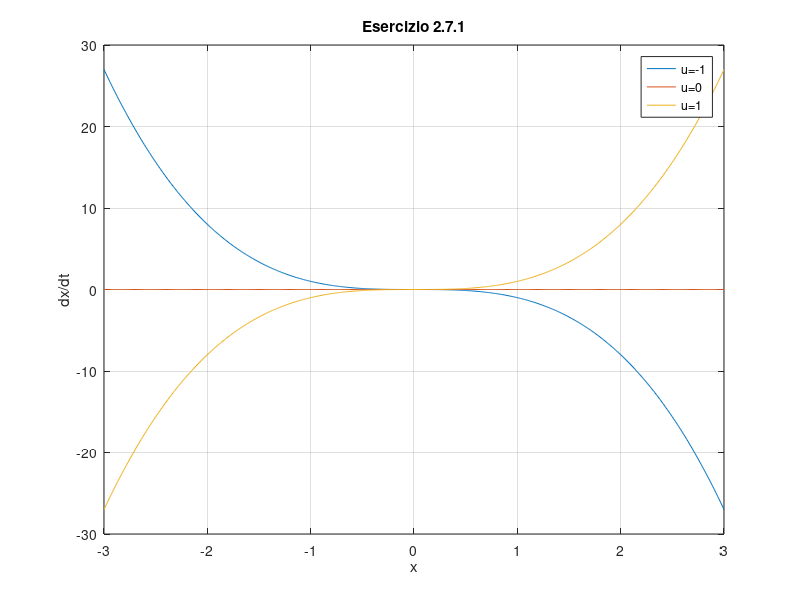
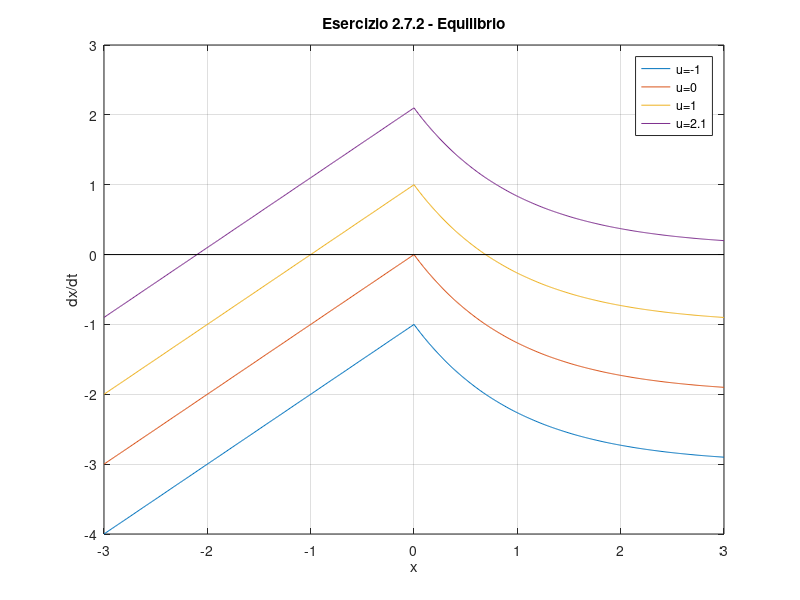
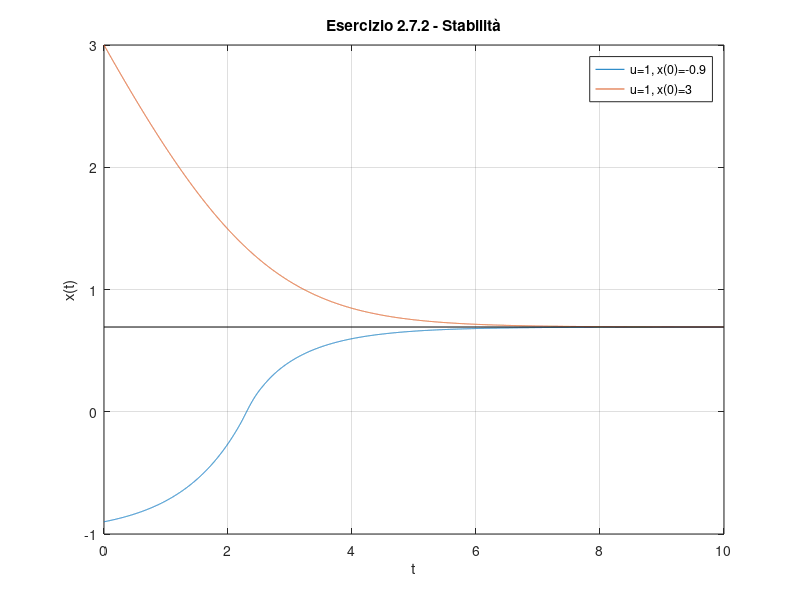
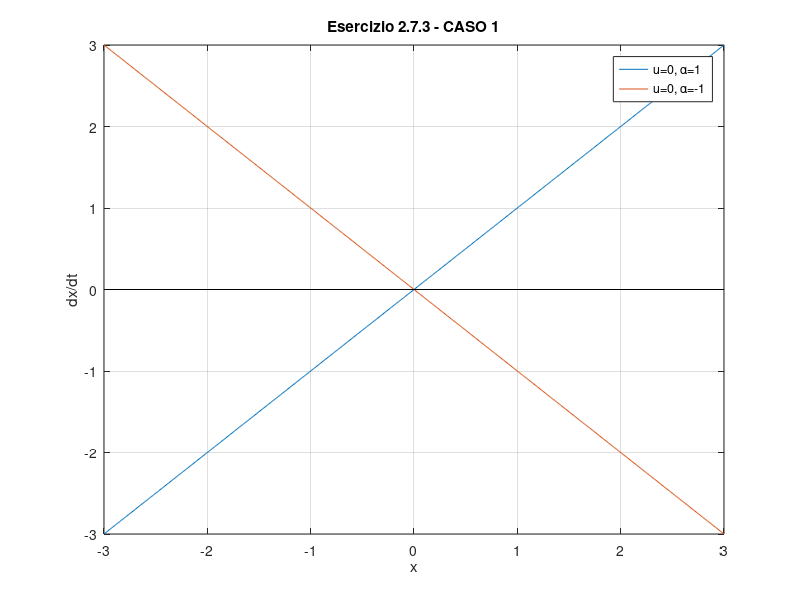

Reproduce these figures in MATLAB, in order.
function Esercizio2_7()
  close all
  clear all
  clc
  % Si determinino gli stati di equilibrio e le corrispondneti proprietà di
  % stabilità per i sistemi di ordine 1 con le equazioni di stato seguenti al
  % variare di u(t) = ubar

  % Primo punto
  Esercizio2_7_1()

  % Secondo punto
  Esercizio2_7_2()

  % Terzo punto
  Esercizio2_7_3()

endfunction

function Esercizio2_7_1()
  clear all
  % Per determinare gli stati di equilibrio, analizzo al variare di x
  % Poneno 0 = ubar * xbar^3
  %   - per u = 0 tutti gli stati sono in equilibrio stabile
  %   - per u < 0, x = 0 è punto di equilibrio. Dato il segno di xdot sappiamo
  %     che è globalmente asintoticamente stabile
  %   - per u > 0, x = 0 è punto di equilibrio instabile
  dx = 0.01;
  x = -3:dx:3;
  u1 = -1*ones(size(x));
  u2 = zeros(size(x));
  u3 = 1*ones(size(x));
  xdot1 = u1.*(x.^3);
  xdot2 = u2.*(x.^3);
  xdot3 = u3.*(x.^3);
  figure
  plot(x,xdot1,';u=-1;',x,xdot2,';u=0;',x,xdot3,';u=1;');
  grid
  xlabel('x')
  ylabel('dx/dt')
  title('Esercizio 2.7.1')

endfunction

function Esercizio2_7_2()
  clear all
  % Per determinare gli stati di equilibrio, analizzo al variare di x
  dx = 0.01;
  x_neg = -3:dx:0;
  x_pos = dx:dx:3;
  x = [x_neg x_pos];
  u1_neg = -1*ones(size(x_neg));
  u2_neg = zeros(size(x_neg));
  u3_neg = 1*ones(size(x_neg));
  u4_neg = 2.1*ones(size(x_neg));
  u1_pos = -1*ones(size(x_pos));
  u2_pos = zeros(size(x_pos));
  u3_pos = 1*ones(size(x_pos));
  u4_pos = 2.1*ones(size(x_pos));

  xdot1 = [u1_neg+x_neg, u1_pos-2*(1-exp(-x_pos))];
  xdot2 = [u2_neg+x_neg, u2_pos-2*(1-exp(-x_pos))];
  xdot3 = [u3_neg+x_neg, u3_pos-2*(1-exp(-x_pos))];
  xdot4 = [u4_neg+x_neg, u4_pos-2*(1-exp(-x_pos))];

  figure
  plot(x,xdot1,';u=-1;',x,xdot2,';u=0;',x,xdot3,';u=1;',x,xdot4,';u=2.1;',[-3 3], [0 0], 'k');
  grid
  xlabel('x')
  ylabel('dx/dt')
  title('Esercizio 2.7.2 - Equilibrio')
  % Dalla formulazione di xdot posso intuire che il numero di punti di stabilità
  % varia a seconda del valore di u(t)=ubar.
  % Per u < 0 non ci sono stati di equilibrio.
  % Per u = 0, x=0 è punto di equilibrio instabile perché xdot < 0 nell'intorno
  % Per u > 0, per la formulazione di xdot nei casi di x>0:
  %   - se u > 2, c'è un solo punto di equilibrio x=-u instabile (xdot stesso
  %     segno sia prima che dopo)
  %   - se u in (0,2), ci sono due punti di eq: x=-u instabile e x=-ln(1-1/2*u)
  %     asintoticamente stabile
  % Studio quindi le proprietà di stabilità per u=1, per x(0) < 0 ma maggiore di
  % -u e x(0) > 0
  ubar = 1;
  x0_1 = -0.9;
  x0_2 = 3;
  t = 0:0.001:10;
  xbar = -log(1-ubar/2);
  [t1,xp1] = ode45(@sistema2, t, [x0_1], ubar);
  [t2,xp2] = ode45(@sistema2, t, [x0_2], ubar);
  figure
  plot(t,xp1,';u=1, x(0)=-0.9;',t,xp2,';u=1, x(0)=3;',[0 10], [xbar xbar], 'k');
  grid
  xlabel('t')
  ylabel('x(t)')
  title('Esercizio 2.7.2 - Stabilità')
endfunction

function Esercizio2_7_3()
  clear all
  % Per determinare gli stati di equilibrio, analizzo al variare di x
  % All'equilibrio devo risolvere 0 = xbar(alpha -ubar^2*xbar^2)
  % I casi da analizzare sono:
  %   - ubar = 0 e alpha != 0 --> unico punto in xbar = 0. La stabilità dipende
  %     da alpha
  %   - ubar = 0 e alpha = 0 --> tutti gli stati sono eq stabile
  %   - ubar != 0 e alpha = 0 --> degenera nel sistema 2.7.1
  %   - ubar != 0 e alpha < 0 --> unico punto in xbar = 0 asintoticamente stabile
  %     perché xdot/x < 0
  %   - ubar != 0 e alpha > 0 --> gli stati sono xbar = 0, xbar = +- sqrt(alpha/u^2)
  %     il primo instabile, gli altri asintoticamente stabili
  dx = 0.01;
  x = -3:dx:3;

  % CASO 1
  ubar = 0;
  alpha1 = 1;
  alpha2 = -1;
  xdot1 = alpha1.*x - ((ubar*ones(size(x))).^2).*(x.^3);
  xdot2 = alpha2.*x - ((ubar*ones(size(x))).^2).*(x.^3);
  figure
  plot(x,xdot1,x,xdot2,[-3 3], [0 0], 'k')
  xlabel('x')
  ylabel('dx/dt')
  grid
  legend('u=0, \alpha=1','u=0, \alpha=-1')
  title('Esercizio 2.7.3 - CASO 1')

  % CASO 2
  ubar = 0;
  alpha = 0;
  xdot = alpha.*x - ((ubar*ones(size(x))).^2).*(x.^3);
  figure
  plot(x,xdot,[-3 3], [0 0], 'k')
  xlabel('x')
  ylabel('dx/dt')
  grid
  legend('u=0, \alpha=0')
  title('Esercizio 2.7.3 - CASO 2')

  % CASO 3
  ubar = 1;
  alpha = 0;
  xdot = alpha.*x - ((ubar*ones(size(x))).^2).*(x.^3);
  figure
  plot(x,xdot,[-3 3], [0 0], 'k')
  xlabel('x')
  ylabel('dx/dt')
  grid
  legend('u=1, \alpha=0')
  title('Esercizio 2.7.3 - CASO 3')

  % CASO 4
  ubar = 1;
  alpha = -1;
  xdot = alpha.*x - ((ubar*ones(size(x))).^2).*(x.^3);
  figure
  plot(x,xdot,[-3 3], [0 0], 'k')
  xlabel('x')
  ylabel('dx/dt')
  grid
  legend('u=1, \alpha=-1')
  title('Esercizio 2.7.3 - CASO 4')

  % CASO 5
  ubar = 1;
  alpha = 1;
  xdot = alpha.*x - ((ubar*ones(size(x))).^2).*(x.^3);
  figure
  plot(x,xdot,[-3 3], [0 0], 'k')
  xlabel('x')
  ylabel('dx/dt')
  grid
  legend('u=1, \alpha=1')
  title('Esercizio 2.7.3 - CASO 5')

endfunction

function [xp] = sistema2(t, x, u)
  if x <= 0
    xp = [u + x];
  else
    xp = [u - 2*(1-exp(-x))];
  endif
endfunction
